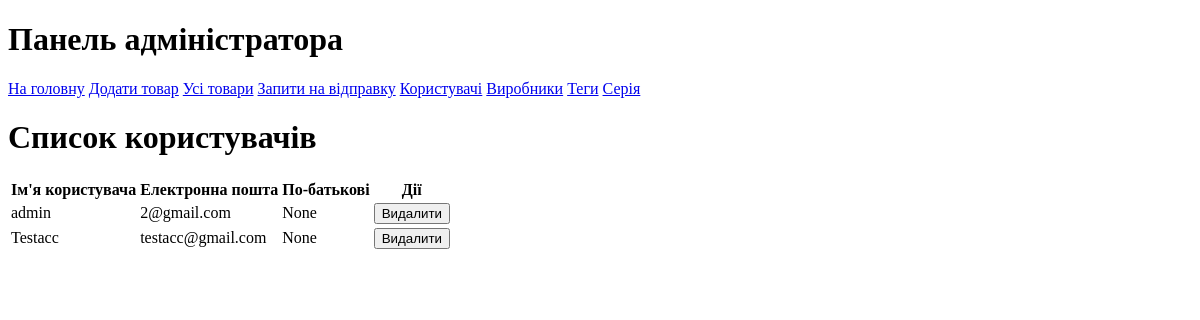
The app's page /users/ (signed in), older data.
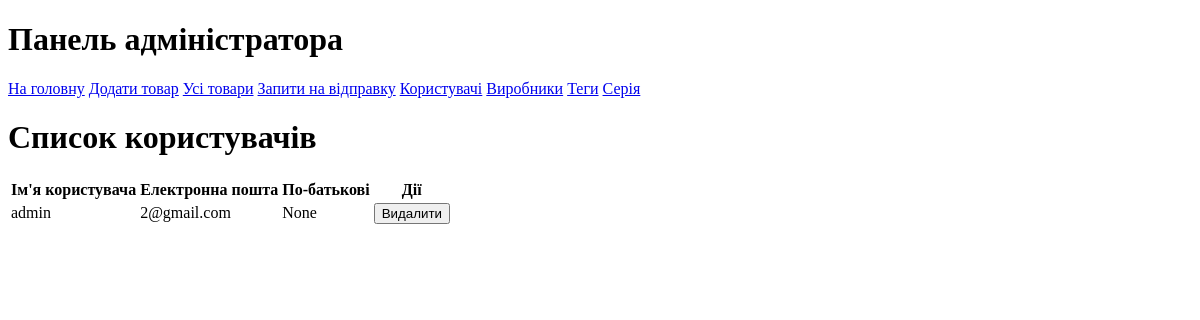
The same page, newer data.
### core/models.py (models this page shows)
class CustomUser(AbstractUser):
    patronymic = models.CharField(max_length=30, blank=True, null=True)
    phone_number=models.CharField(max_length=13, blank=True,null=True)
    adress=models.TextField(null=True)
    orders = models.ManyToManyField(Order, related_name='user_orders', blank=True)
    cart = models.ForeignKey(Cart, on_delete=models.SET_NULL, null=True, blank=True)
    groups = models.ManyToManyField(
        Group,
        related_name='custom_user_set',  # Додайте цей параметр
        blank=True,
        help_text='The groups this user belongs to. A user will get all permissions granted to each of their groups.',
        related_query_name='user',
    )
    user_permissions = models.ManyToManyField(
        Permission,
        related_name='custom_user_set',  # Додайте цей параметр
        blank=True,
        help_text='Specific permissions for this user.',
        related_query_name='user',
    )

### core/views.py (the view)
# urls.py: path('users/', views.user_list, name='user_list'),
@user_passes_test(user_is_admin)
def user_list(request):
    users = CustomUser.objects.all()
    return render(request, 'core/user_list.html', {'users': users})

### core/views.py (called while the page is built)
def user_is_admin(user):
    return user.is_superuser

### core/templates/core/user_list.html (shortened to what this page needs)
{% extends 'core/admin_page.html' %}
{% block content %}
<h1>Список користувачів</h1>
<table>
    <thead>
        <tr>
            <th>Ім'я користувача</th>
            <th>Електронна пошта</th>
            <th>По-батькові</th>
            <th>Дії</th>
        </tr>
    </thead>
    <tbody>
        {% for user in users %}
        <tr>
            <td>{{ user.username }}</td>
            <td>{{ user.email }}</td>
            <td>{{ user.patronymic }}</td>
            <td>
                <form action="{% url 'core:delete_user' user.id %}" method="post" style="display:inline;">
                    <button type="submit">Видалити</button>
                </form>
            </td>
        </tr>
        {% endfor %}
    </tbody>
</table>
{% endblock %}

Row changes from the older to the newer data that the page shows:
removed CustomUser: username "Testacc", email "testacc@gmail.com", patronymic "None"
